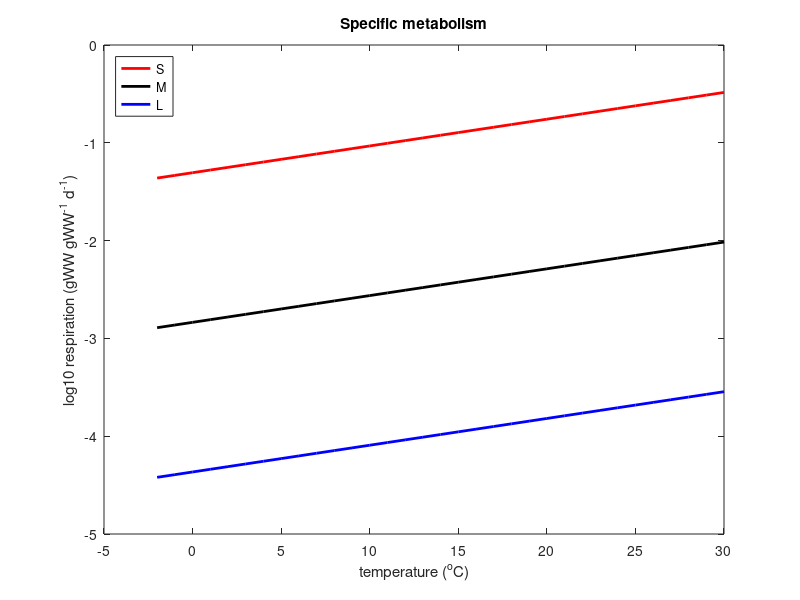
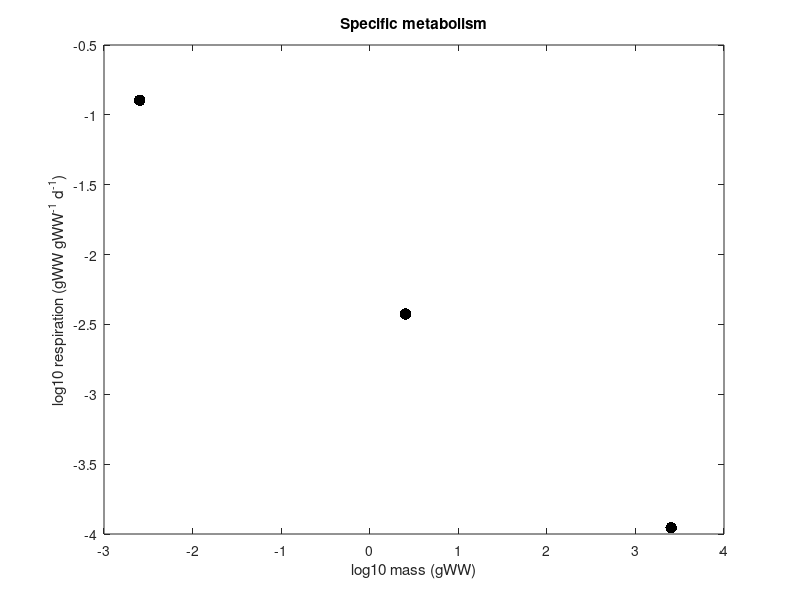
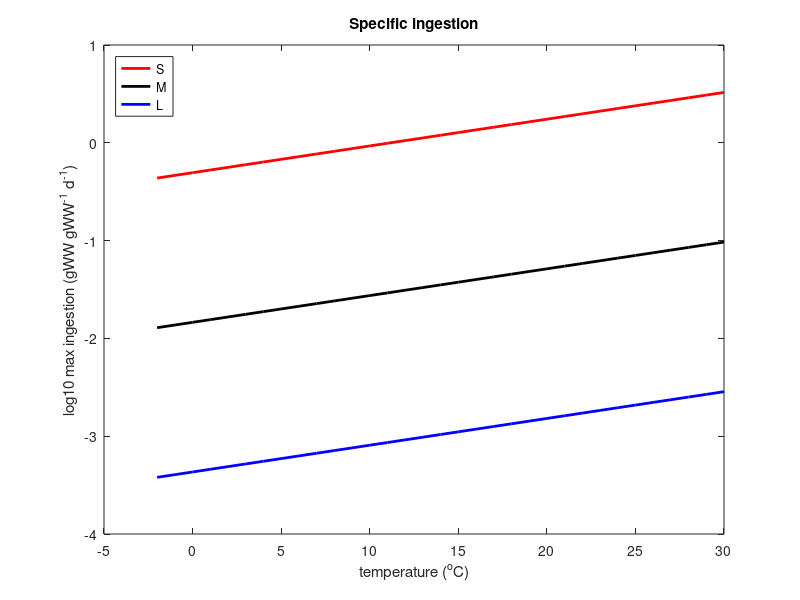
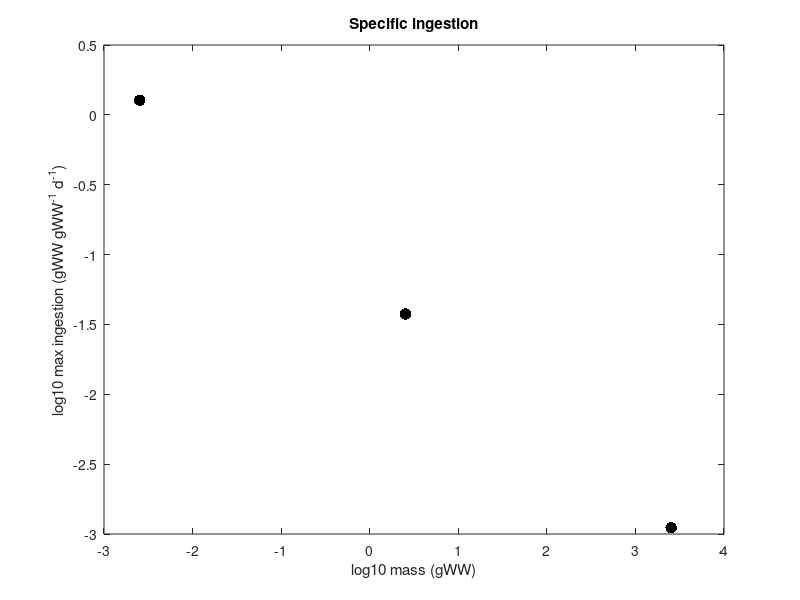

Reproduce these figures in MATLAB, in order.
%Metabolism

clear all
close all

L_s = 10^((log10(2)+log10(20))/2);
L_m = 10^((log10(20)+log10(200))/2);
L_l = 10^((log10(200)+log10(2000))/2);

M_s = 0.01 * (0.1*L_s)^3;
M_m = 0.01 * (0.1*L_m)^3;
M_l = 0.01 * (0.1*L_l)^3;

fcrit=0.10;

temp=-2:30;

%! Specific ingestion rate from Kiorboe & Hirst (g/g/day)
cmaxS = (exp(0.063*(temp-15.0)) * 10^(0.4) * M_s^(-0.51)) .* 24e-3;
cmaxM = (exp(0.063*(temp-15.0)) * 10^(0.4) * M_m^(-0.51)) .* 24e-3;
cmaxL = (exp(0.063*(temp-15.0)) * 10^(0.4) * M_l^(-0.51)) .* 24e-3;
%Metabolism
basS = fcrit * cmaxS;
basM = fcrit * cmaxM;
basL = fcrit * cmaxL;

%%
cmax=[cmaxS;cmaxM;cmaxL];
met=[basS;basM;basL];
mass=[M_s;M_m;M_l];

figure
%subplot(2,2,1)
plot(temp,log10(basS),'r','LineWidth',2); hold on;
plot(temp,log10(basM),'k','LineWidth',2); hold on;
plot(temp,log10(basL),'b','LineWidth',2); hold on;
ylabel('log10 respiration (gWW gWW^-^1 d^-^1)')
xlabel('temperature (^oC)')
legend('S','M','L')
legend('location','northwest')
title('Specific metabolism')
print('-dpng','Metab_fcrit10_temp.png')

figure
plot(log10(M_s),log10(basS(18)),'.k','MarkerSize',25); hold on;
plot(log10(M_m),log10(basM(18)),'.k','MarkerSize',25); hold on;
plot(log10(M_l),log10(basL(18)),'.k','MarkerSize',25); hold on;
ylabel('log10 respiration (gWW gWW^-^1 d^-^1)')
xlabel('log10 mass (gWW)')
title('Specific metabolism')
print('-dpng','Metab_fcrit10_mass.png')

figure
%subplot(2,2,1)
plot(temp,log10(cmaxS),'r','LineWidth',2); hold on;
plot(temp,log10(cmaxM),'k','LineWidth',2); hold on;
plot(temp,log10(cmaxL),'b','LineWidth',2); hold on;
ylabel('log10 max ingestion (gWW gWW^-^1 d^-^1)')
xlabel('temperature (^oC)')
legend('S','M','L')
legend('location','northwest')
title('Specific ingestion')
print('-dpng','Ingest_temp.png')

figure
plot(log10(M_s),log10(cmaxS(18)),'.k','MarkerSize',25); hold on;
plot(log10(M_m),log10(cmaxM(18)),'.k','MarkerSize',25); hold on;
plot(log10(M_l),log10(cmaxL(18)),'.k','MarkerSize',25); hold on;
ylabel('log10 max ingestion (gWW gWW^-^1 d^-^1)')
xlabel('log10 mass (gWW)')
title('Specific ingestion')
print('-dpng','Ingest_mass.png')
